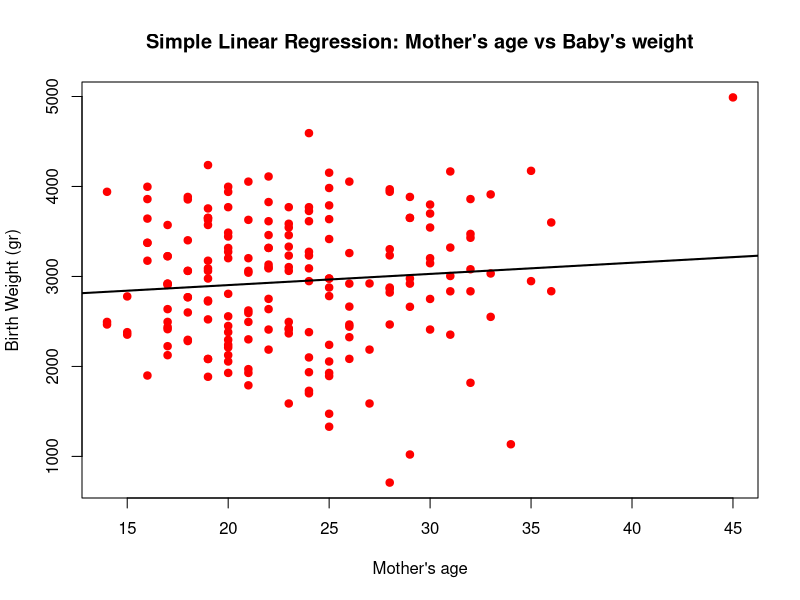
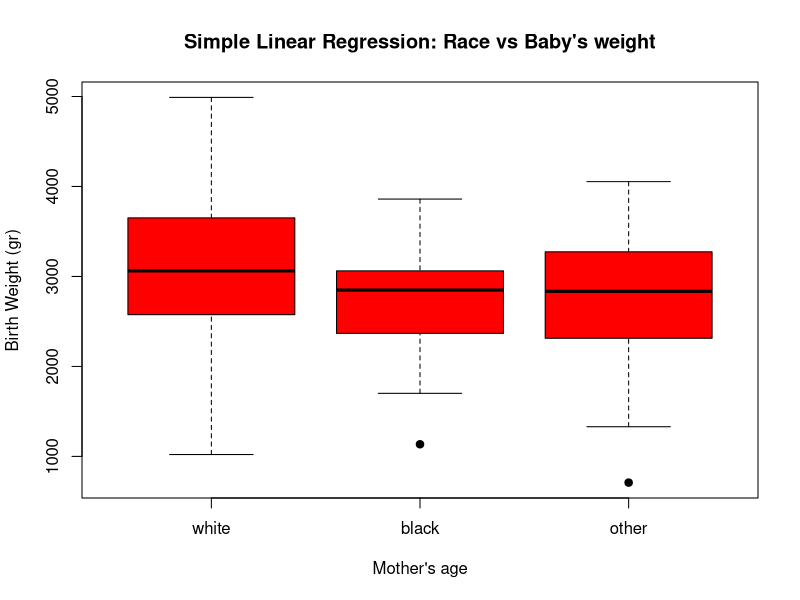
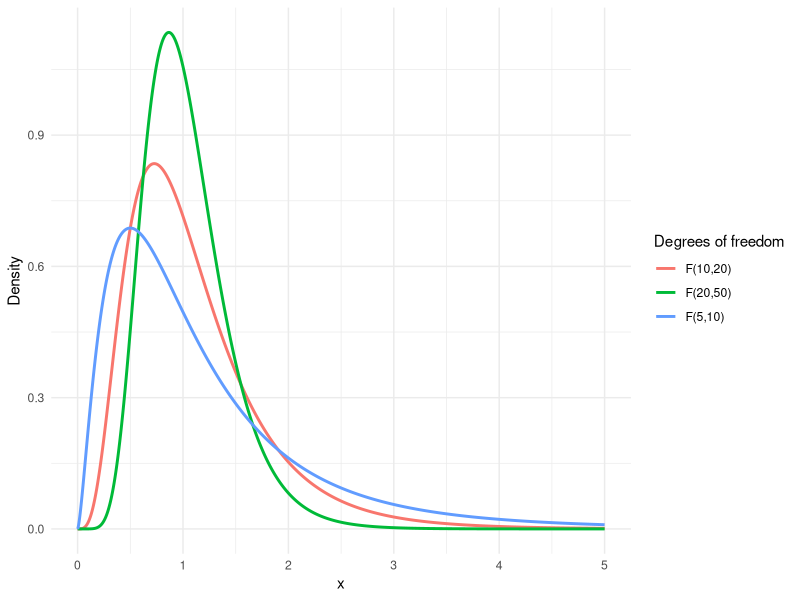

Generate these figures, in order, with R:
## ---- chunk 1
library(MASS)
model1 <- lm(Hwt ~ Bwt, data = cats)
summary(model1)
## ---- chunk 2
#| echo: false
#| warning: false
#| message: false
library(MASS)
birthwt$race <- factor(birthwt$race, labels = c("white", "black", "other"))
## ---- chunk 3
#| echo: false
model2 <- lm(bwt ~ age, data = birthwt)
summary(model2)
## ---- chunk 4
plot(birthwt$age, birthwt$bwt,
     col = "red", pch = 19,
     xlab = "Mother's age",
     ylab = "Birth Weight (gr)",
     main = "Simple Linear Regression: Mother's age vs Baby's weight")

# Fitted line
abline(model2, col = "black", lwd = 2)
## ---- chunk 5
#| echo: false
model3 <- lm(bwt ~ race, data = birthwt)
summary(model3)
## ---- chunk 6
plot(birthwt$race, birthwt$bwt,
     col = "red", pch = 19,
     xlab = "Mother's age",
     ylab = "Birth Weight (gr)",
     main = "Simple Linear Regression: Race vs Baby's weight")

## ---- chunk 7
#| echo: false
model4 <- lm(bwt ~ smoke, data = birthwt)
summary(model4)
## ---- chunk 8
#| warning: false
library(MASS)
model5 <- lm(bwt ~ age + race + smoke, data = birthwt)
summary(model5)
## ---- chunk 9
#| echo: false
#| #| warning: false
library(polycor)
table(birthwt$race, birthwt$smoke)

## ---- chunk 10
#| label: plot-f-3dfs
#| fig-width: 7
#| fig-height: 4

library(ggplot2)

# Choose three (df1, df2) pairs
dfs <- data.frame(
  df1 = c(5, 10, 20),
  df2 = c(10, 20, 50),
  grp = c("F(5,10)", "F(10,20)", "F(20,50)")
)

# x-grid (adjust if needed)
x <- seq(0, 5, length.out = 2000)

# Build data for plotting
plot_df <- do.call(rbind, lapply(seq_len(nrow(dfs)), function(i) {
  data.frame(
    x = x,
    y = df(x, df1 = dfs$df1[i], df2 = dfs$df2[i]),
    grp = dfs$grp[i]
  )
}))

ggplot(plot_df, aes(x = x, y = y, color = grp)) +
  geom_line(linewidth = 1) +
  labs(x = "x", y = "Density", color = "Degrees of freedom") +
  theme_minimal()
## ---- chunk 11
fitted_values <- predict(model5)
